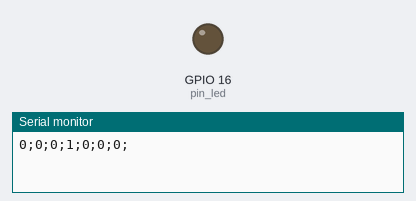
The sketch below on a simulated ESP8266 (NodeMCU). On the bench: output pins drawn as LEDs (lit = HIGH), the last lines printed to the serial monitor. WiFi joins after 1.5 s; servers stay silent unless stated; storage starts empty.

Above: at 0.1 s.
At 5.1 s:
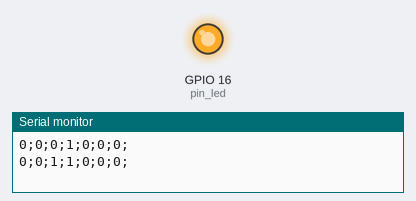
Timing chart, 0 to 6.6 s (numbered marks = the images above):
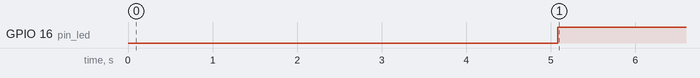

Measured:
- by itself, GPIO 16 (pin_led): LOW → HIGH at 5.1 s

The sketch:

main_esp_arif_electrical_embedded_engineer.ino
```cpp
// MAIN CODE ESP-WROOM-02
// Made by : Gusti Arif Hanifah Pawitan

// Menggunakan ESP8266 core : http://arduino.esp8266.com/stable/package_esp8266com_index.json
// Board : ThaiEasyElec’s ESPino
// Upload speed : 115200
// CPU Freq : 80MHz
// Flash size : 4MB (FS:2MB OTA:~ 1019KB
// Debug port : disabled
// debug level : None
// v2 Lower memory
// Flash
// Legacy
// Only Sketch
// All SSL ciphers

//Library
#include <ESP8266WiFi.h> //Library untuk connect ke WIFI
#include <SPI.h> // library komunikasi SPI agar bisa terhubung dengan SD card
#include <SD.h> // library penggunaan SD Card

// pin yang digunakan untuk LED indikasi wifi
int pin_led = 16;

//variabel untuk penggunaan SD card
const int chipSelect = 15; // CS pada GPIO15
File root;
int flag_sd = 0;
int sd_stat = 0;
char buf_in_sd[40];
int buf_sd;
int flag_update_sd = 0;

//variabel untuk koneksi wifi dan pengiriman data ke cloud
int flag_wifi = 0;
int wifi_stat = 0;
String apiKey = "FMV3YAYST4H2S4ZU";// API key dari ThingSpeak
const char *ssid =  "Arif"; // Ganti dengan nama wifi hotspot dari HP
const char *pass =  "12345678";
const char* server = "api.thingspeak.com";
WiFiClient client;

//variabel setpoint kecepatan motor
int setpoint = 0;

// variabel untuk komunikasi serial
char buf_in[40],buf_out[40],buf[40]; // untuk buffer komunikasi masuk, komunikasi keluar, dan untuk merubah integer ke string
const char s[2] = ";"; // ini terima aja buat memotong2 data dari atmega
char *token; /// ini terima aja buat memotong2 data dari atmega
int buf_num[10]; // data yang dah dipotong nanti ditaro di sini
int increment; // ini variabel buat increment
int flag_uart_send = 0; // variabel yang mengatur kapan harus mengirimkan data melalui UART

//variabel data dalam komunikasi serial yang akan di share dengan ESP
int   data_1 = 0; //data set point kecepatan
int   data_2 = 0; //data kondisi state machine atmega
int   data_3 = 0; //data status wifi
int   data_4 = 0; //data status SD card
int   data_5 = 0; //reserve (tidak dipakai)
int   data_6 = 0; //reserve (tidak dipakai)
int   data_7 = 0; //reserve (tidak dipakai)

//variabel data yang disimpan setelah data dikirimkan ke ESP melalui serial
int   data_1_old = 0;
int   data_2_old = 0;
int   data_3_old = 0;
int   data_4_old = 0;
int   data_5_old = 0;
int   data_6_old = 0;
int   data_7_old = 0;

// variabel untuk menyimpan data setpoint baru dari atmega
int   data_1_new = 0;

//variabel timer
unsigned long  time_serial = 0;
unsigned long  time_sd = 0;
unsigned long  time_status = 0;
unsigned long  time_upload = 0;


void setup()
{
  // inisiasi komunikasi serial
    Serial.begin(9600); // baudrate harus sama dengan atmega

  // set pin led wifi ke output
    pinMode(pin_led, OUTPUT);

  //inisiasi hubungan dengan wifi
    WiFi.begin(ssid, pass); // lakukan koneksi wifi
    delay(1); // tunggu 1 detik

  //cek status wifi untuk inisisasi pertama
    if (WiFi.status() != WL_CONNECTED) {
      wifi_stat = 0; // connecting failed
      flag_wifi = 1; // try again next loop
      digitalWrite(pin_led, LOW);
      }
    else{
      wifi_stat = 1; // initialization success
      flag_sd = 0; // stop trying
      digitalWrite(pin_led, HIGH);
      }

  //cek status SD card untuk inisisasi pertama
    if (!SD.begin(chipSelect)) {
      sd_stat = 0; // initialization failed
      }
     else {
      sd_handler(); // update data setpoint dari SD card apabila ada
      sd_stat = 1; // initialization sucesss
      }

    //kirimkan data serial pertama ke atmega
    serial_handler();

    //inisiasi nilai untuk timer
    time_serial = millis();
    time_sd = millis();
    time_upload = millis();
    time_status = millis();

}


void loop()
{

  // fungsi untuk mengecek komunikasi serial dengan atmega, dilakukan setiap 100ms
  if ( (unsigned long)(millis() - time_serial) >= 100 ){
    serial_handler(); //fungsi untuk melakukan update print LCD
    time_serial = millis();
    }

  // fungsi untuk mengecek status SD card dan Wifi, dilakukan setiap 5 detik
  if ( (unsigned long)(millis() - time_status) >= 5000 ){

    if (!SD.begin(chipSelect)) {
      sd_stat = 0; // initialization failed
      }
     else {
      sd_stat = 1; // initialization sucesss
      }

    if (WiFi.status() != WL_CONNECTED) {
      wifi_stat = 0; // connecting failed
      flag_wifi = 1; // try again next loop
      digitalWrite(pin_led, LOW);
      }
    else{
      wifi_stat = 1; // initialization success
      flag_wifi = 0; // stop trying
      digitalWrite(pin_led, HIGH);
      }

    // apabila koneksi wifi tidak menyala, inisiasi kembali koneksi setiap 5 detik sampai kembali menyala
    if ( flag_wifi == 1 ){
      WiFi.begin(ssid, pass);
      }

    time_status = millis();
    }

  // fungsi untuk mengupdate data ke SD card, dicek setiap 10 detik, hanya di update apabila ada perubahan data
  if ( (unsigned long)(millis() - time_sd) >= 10000 ){
    //cek apakah flag perubahan data menyala
    if ( flag_update_sd == 1 ){
      sd_handler();
      }
    time_sd = millis();
    }

  //fungsi untuk meng-upload data ke cloud, dilakukan setiap 60 detik
  if ( (unsigned long)(millis() - time_upload) >= 60000 ){
     if (client.connect(server,80)){  //connect ke server thingspeak

        String postStr = apiKey;
        postStr +="&field1=";
        postStr += String(setpoint);
        postStr += "\r\n\r\n";

        client.print("POST /update HTTP/1.1\n");
        client.print("Host: api.thingspeak.com\n");
        client.print("Connection: close\n");
        client.print("X-THINGSPEAKAPIKEY: "+apiKey+"\n");
        client.print("Content-Type: application/x-www-form-urlencoded\n");
        client.print("Content-Length: ");
        client.print(postStr.length());
        client.print("\n\n");
        client.print(postStr);

        }
    client.stop();
    time_upload = millis();
    }
}


//fungsi untuk mengatur penyimpanan data di sd card, setiap dipanggil, file akan di baca, disimpan datanya,
// di delete, di update datanya apabila perlu, lalu disimpan kembali di file baru
void sd_handler(){
  root = SD.open("/");
  root.rewindDirectory();
  root.close();

  if (SD.exists("speed_data.txt")) {
      File speed_data = SD.open("speed_data.txt", FILE_READ);

        while (speed_data.available()) {
         buf_in[increment] = (speed_data.read());
         increment++;
        }
      speed_data.close();
      increment=0;
      buf_sd = atof(buf_in_sd);

      SD.remove("speed_data.txt");
    }
   else {
    buf_sd = setpoint;
   }

  root = SD.open("/");
  root.rewindDirectory();
  root.close();

  if( flag_update_sd == 1 ){
    buf_sd = setpoint;
    flag_update_sd = 0;
  }

  File speed_data = SD.open("speed_data.txt", FILE_WRITE);
  if (speed_data) {
      speed_data.print(String(buf_sd));
  }
  speed_data.close();

  speed_data = SD.open("speed_data.txt", FILE_READ);

  while (speed_data.available()) {
   buf_in[increment] = (speed_data.read());
   increment++;
  }
  increment=0;

  setpoint = atof(buf_in);

  // close the file:
  speed_data.close();

}


//fungsi untuk mengatur komunikasi serial yang masuk dan keluar dari atmega
void serial_handler(){

  data_1 = setpoint;
  data_2 = 0;
  data_3 = wifi_stat;
  data_4 = sd_stat;
  data_5 = 0; //reserve
  data_6 = 0; //reserve
  data_7 = 0; //reserve

  // cek apakah ada perubahan pada data yang ingin dikirimkan
  if((data_1 != data_1_old)||(data_2 != data_2_old)||(data_3 != data_3_old)||(data_4 != data_4_old)){
    flag_uart_send = 1;
  }


  if(flag_uart_send == 1){
    // untuk mengirim data serial
    strcpy(buf_out,"");
    sprintf(buf,"%d;",data_1);
    strcpy(buf_out, buf);
    sprintf(buf,"%d;",data_2);
    strcat(buf_out, buf);
    sprintf(buf,"%d;",data_3);
    strcat(buf_out, buf);
    sprintf(buf,"%d;",data_4);
    strcat(buf_out, buf);
    sprintf(buf,"%d;",data_5);
    strcat(buf_out, buf);
    sprintf(buf,"%d;",data_6);
    strcat(buf_out, buf);
    sprintf(buf,"%d;\n",data_7);
    strcat(buf_out, buf);
    Serial.print(buf_out);
    flag_uart_send = 0;
    //simpan data yang terakhir dikirimkan melalui serial
    data_1_old = data_1;
    data_2_old = data_2;
    data_3_old = data_3;
    data_4_old = data_4;
    data_5_old = data_5;
    data_6_old = data_6;
    data_7_old = data_7;
  }

    // untuk ambil data serial
  increment=0;
  while (Serial.available()) {
    buf_in[increment] = Serial.read();
    increment++;
    }

     // untuk mencacah data string
  increment=0;
  token = strtok(buf_in,s);
  while(token){
    buf_num[increment]=atof(token);
    token = strtok(NULL,s);
    increment++;
    }

   // simpan data baru
   data_1_new = buf_num[0]; // setpoint motor
   data_2 = buf_num[1]; // state dari atmega saat ini

    data_1_old = data_1_new;
    data_2_old = data_2;

  // apabila setpoint berubah, flag untuk menyimpan data ke SD card akan menyala
  if(data_1 != data_1_new){
    flag_update_sd = 1;
  }


}
```
